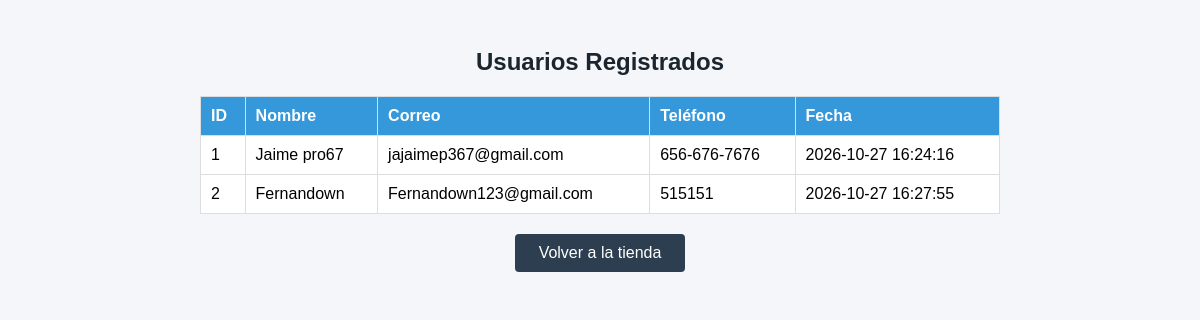
Screenshot of /ver_usuarios.php with the database file from the repository.
### tables this page shows
CREATE TABLE `usuarios` (
  `id_usuario` int(11) NOT NULL,
  `nombre` varchar(100) NOT NULL,
  `correo` varchar(100) NOT NULL,
  `telefono` varchar(20) DEFAULT NULL,
  `password` varchar(255) NOT NULL,
  `fecha_registro` timestamp NOT NULL DEFAULT CURRENT_TIMESTAMP
);

### ver_usuarios.php (the view, shortened to what this page needs)
<?php
include("conexion.php");
$sql = "SELECT id_usuario, nombre, correo, telefono, fecha_registro FROM usuarios";
$resultado = $conexion->query($sql);
?>
<!DOCTYPE html>
<html lang="es">
<head>
</head>
<body>
    <h2>Usuarios Registrados</h2>
    <table>
        <tr>
            <th>ID</th>
            <th>Nombre</th>
            <th>Correo</th>
            <th>Teléfono</th>
            <th>Fecha</th>
        </tr>
        <?php
        if ($resultado && $resultado->num_rows > 0) {
            while ($fila = $resultado->fetch_assoc()) {
                echo "<tr>";
                echo "<td>" . $fila['id_usuario'] . "</td>";
                echo "<td>" . htmlspecialchars($fila['nombre']) . "</td>";
                echo "<td>" . htmlspecialchars($fila['correo']) . "</td>";
                echo "<td>" . htmlspecialchars($fila['telefono']) . "</td>";
                echo "<td>" . $fila['fecha_registro'] . "</td>";
                echo "</tr>";
            }
        } else {
            echo "<tr><td colspan='5' style='text-align:center;'>No hay usuarios aún.</td></tr>";
        }
        ?>
    </table>
    <a href="index.php" class="btn">Volver a la tienda</a>
</body>
</html>

### ver_usuarios.php (style rules this page uses)
body { font-family: Arial, sans-serif; background-color: #f4f6f9; padding: 20px; }
h2 { text-align: center; color: #1a252f; }
table { width: 100%; max-width: 800px; margin: 20px auto; border-collapse: collapse; background: #fff; }
th, td { padding: 10px; border: 1px solid #ddd; text-align: left; }
th { background-color: #3498db; color: white; }
.btn { display: block; width: 150px; margin: 20px auto; text-align: center; padding: 10px; background: #2c3e50; color: white; text-decoration: none; border-radius: 4px; }

### rows the page displays
usuarios: id_usuario "1", nombre "Jaime pro67", correo "jajaimep367@gmail.com", telefono "656-676-7676", fecha_registro "2026-10-27 16:24:16"
usuarios: id_usuario "2", nombre "Fernandown", correo "Fernandown123@gmail.com", telefono "515151", fecha_registro "2026-10-27 16:27:55"
